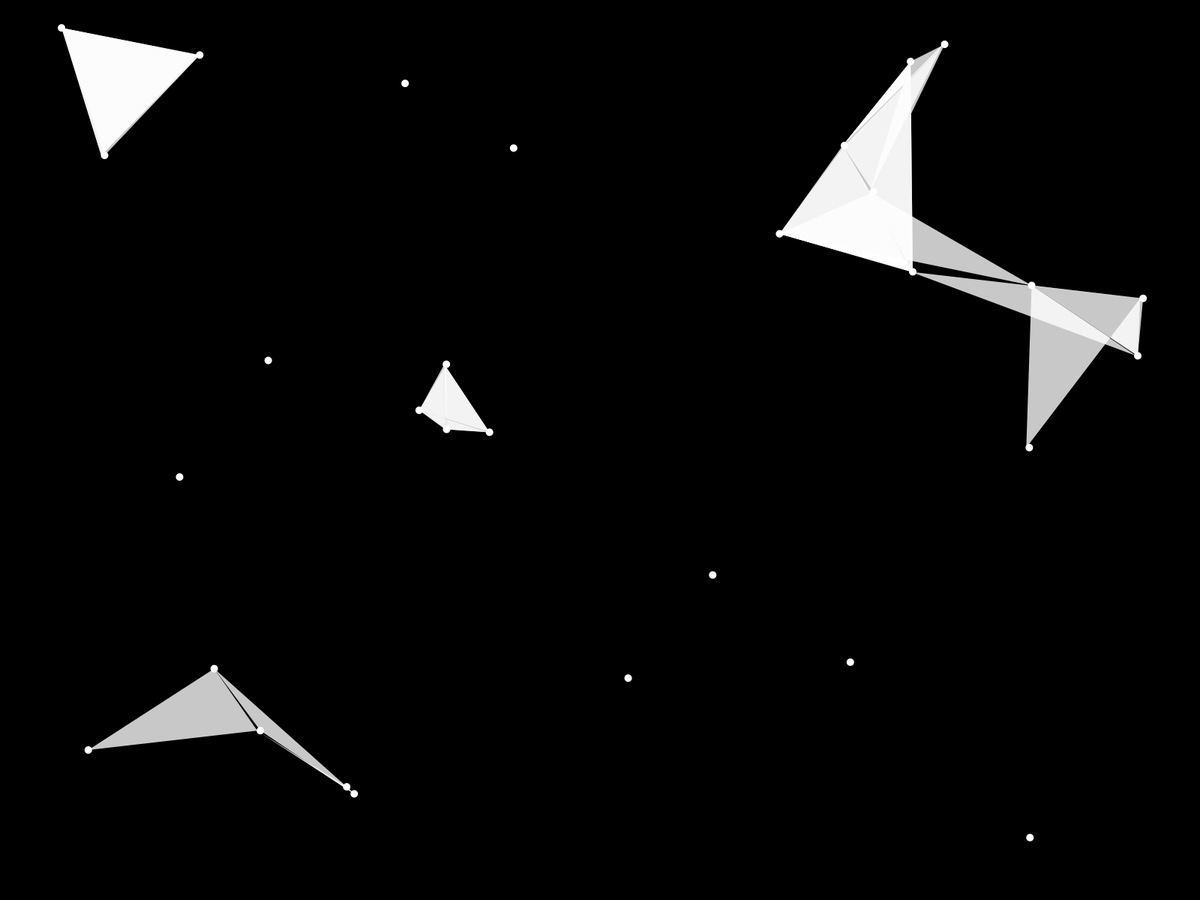
Frame 1 (no input)
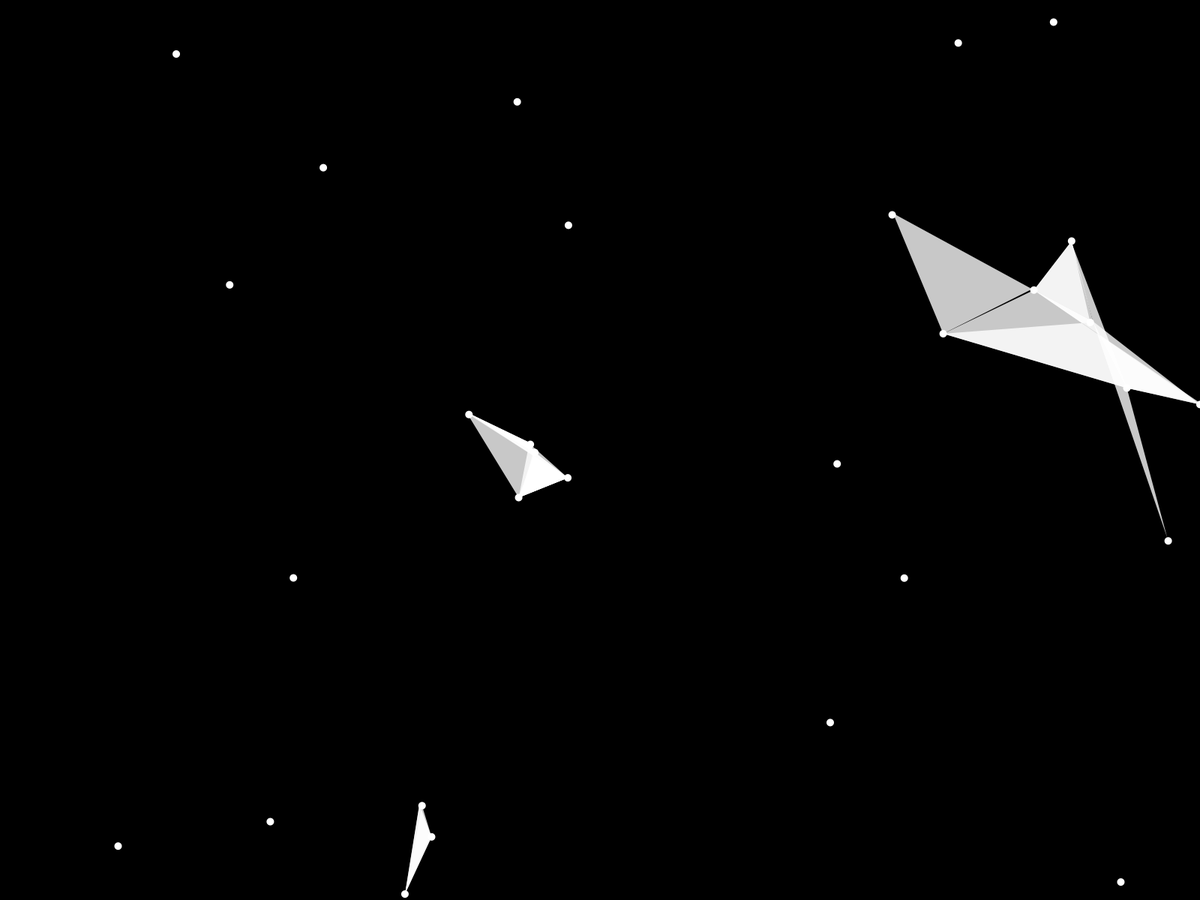
Frame 60 (the mouse pressed at the canvas centre just before this capture)
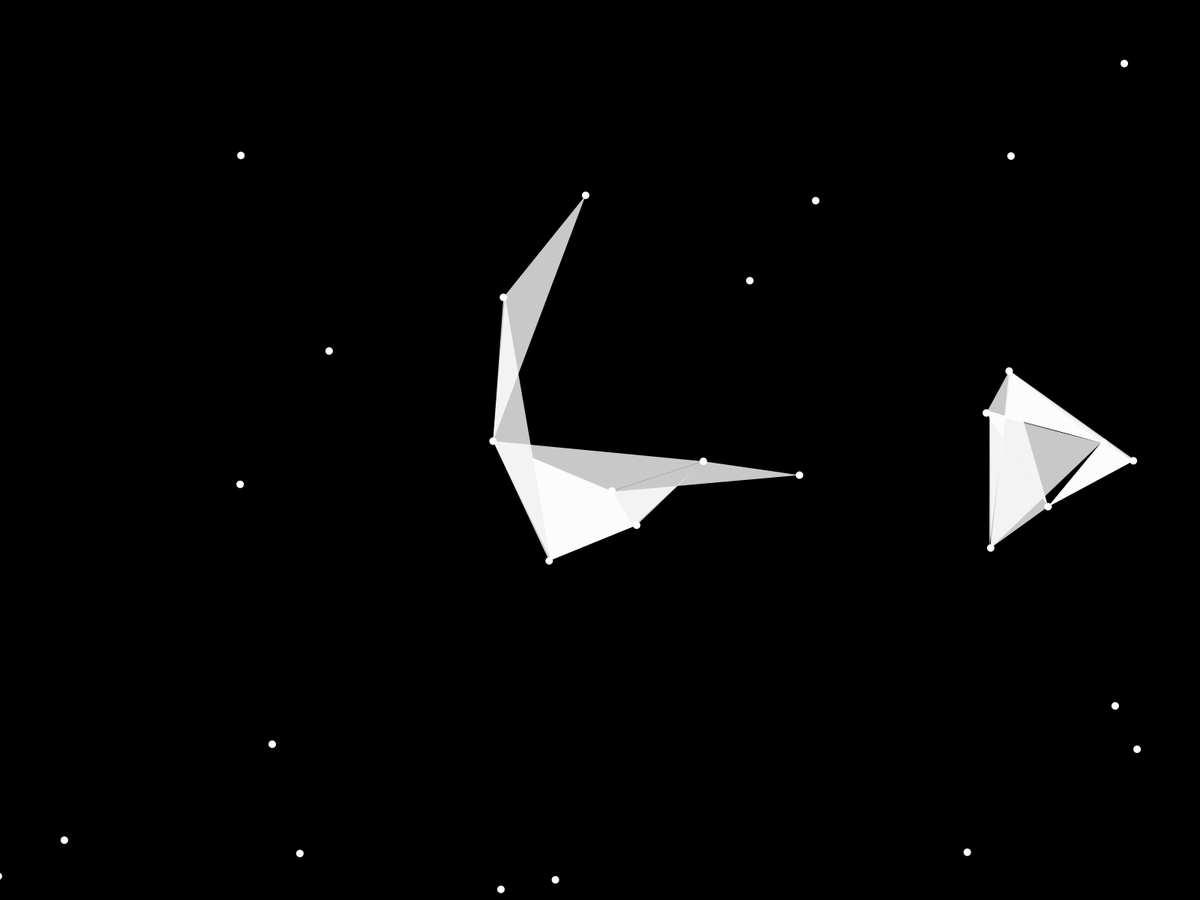
Frame 120 (the mouse held since frame 60 and released just before this capture)

The Processing sketch that drew these frames (run headless with seeded random() and noise(); from frame 60 on, the mouse is pressed at the canvas centre):

// Processing sketch: Friend
// ── Friend.pde
Node[]n;
float[]no;
int howmany=30;
void setup() {
	fullScreen();
	n=new Node[howmany];
	no=new float[howmany];
	for(int i=0;i<howmany;i++){
		n[i]=new Node(random(width),random(height),random(2,5));
		no[i]=random(10);
	}
}
void draw() {
	background(0);
	for(int i=0;i<howmany;i++){
		n[i].update(no[i]);
		no[i]+=0.01;
		fill(255,200);
		beginShape();
		vertex(n[i].x,n[i].y);
		for(int j=0;j<howmany;j++){
			if(i!=j){
				if(dist(n[i].x,n[i].y,n[j].x,n[j].y)<200){
					vertex(n[j].x,n[j].y);
				}
			}
		}
		endShape(CLOSE);
	}
}
void mousePressed(){
	/*for(int i=0;i<howmany;i++){
		n[i].separate(mouseX,mouseY,200,200);
	}*/
}
class Node{
	float x,y;
	float step, rad;
	float bool_x=1;
	float bool_y=1;
	Node(float x,float y,float step){
		this.x=x;
		this.y=y;
		this.step=step;
		this.rad=rad;
	}
	void update(float n){
		if(x<0||width<x){
			bool_x*=-1;
		}
		if(y<0||height<y){
			bool_y*=-1;
		}
		x+=cos(radians(rad))*step*bool_x;
		y+=sin(radians(rad))*step*bool_y;
		rad+=(0.5-noise(n))*10;
		sketch();
	}
	void sketch(){
		fill(255);
		noStroke();
		ellipse(x, y,10,10);
	}
	void ver(){
	}
	void separate(float x2,float y2,float r,float step){
		if((x2-x)*(x2-x)+(y2-y)*(y2-y)<=r*r){
			x+=cos((atan2(y2-y,x2-x)))*step;
			y+=sin((atan2(y2-y,x2-x)))*step;
			stroke(255);
			line(x,y,x2,y2);
		}
	}
}
